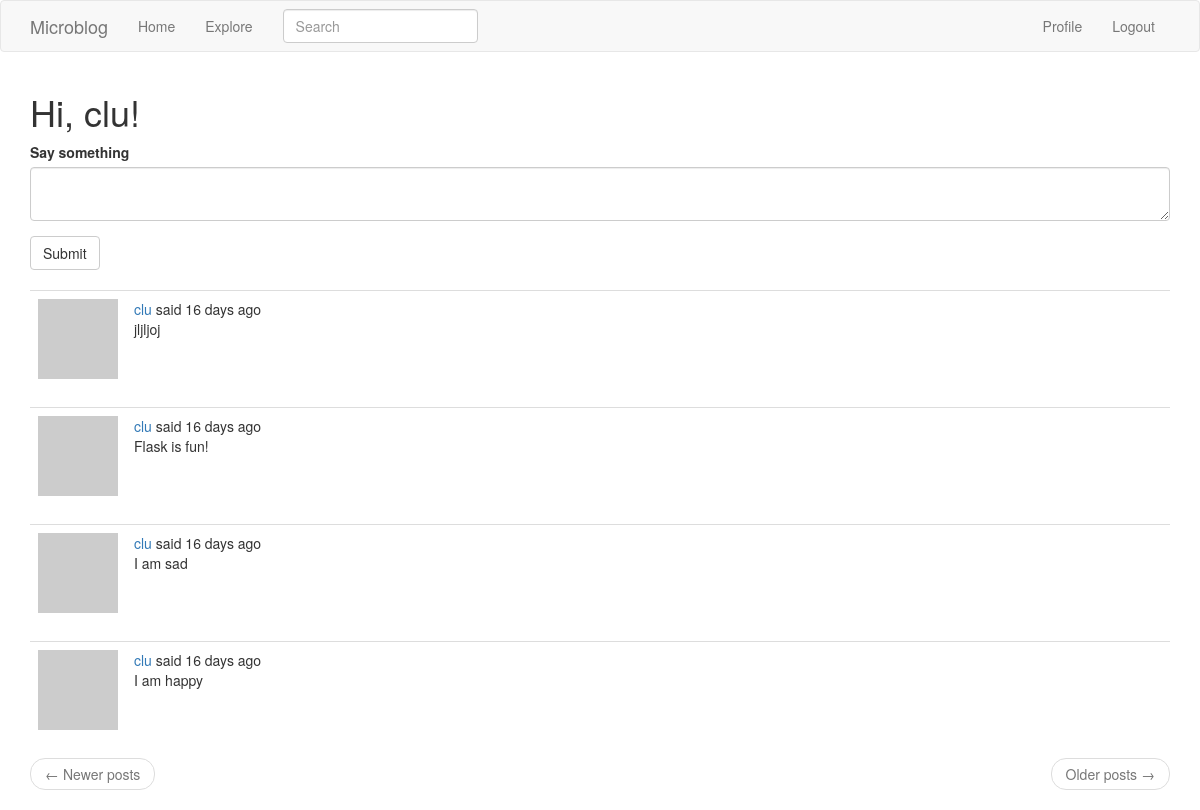
The page /index (signed in) on the database as committed earlier.
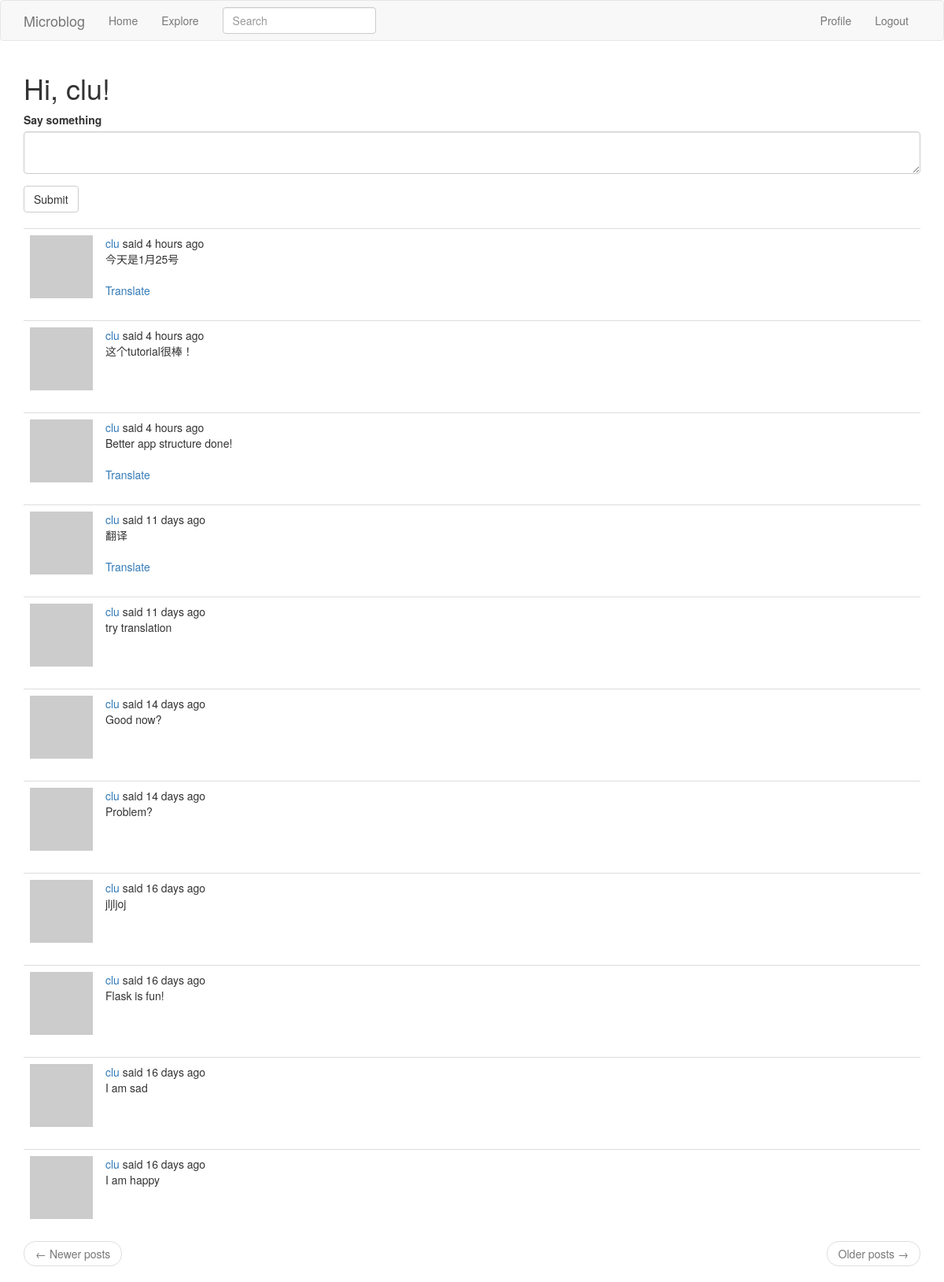
The same page on the database as committed later.
### blogApp/models.py (models this page shows, shortened)
class SearchableMixin(object):
  '''
  The method is to see what objects are going to be added, modified, deleted, available as session.new, session.dirty, session.deleted.
  These objects are not going to be available anymore after the session is committed, so I need to save them before the commit takes place.
  I'm using a session._changes dictionary to write these objects in a place that is going to survive the session commit, because as soon as the session is committed I will be using them to update the Elasticsearch index.
 '''
  @classmethod
  def before_commit(cls, session):
    session._changes = {
      'add': list(session.new),
      'update': list(session.dirty),
      'delete':list(session.deleted)
    }
  @classmethod
  def after_commit(cls, session):
    for obj in session._changes['add']:
      if isinstance(obj, SearchableMixin):
        add_to_index(obj.__tablename__, obj)
    for obj in session._changes['update']:
      if isinstance(obj, SearchableMixin):
        add_to_index(obj.__tablename__, obj)
    for obj in session._changes['delete']:
      if isinstance(obj, SearchableMixin):
        remove_from_index(obj.__tablename__, obj)
    session._changes = None
  '''
  The method is to refresh an index with all the data from the relational side.
  '''

class Post(SearchableMixin, db.Model):
    __searchable__ = ['body']
    id = db.Column(db.Integer, primary_key=True)
    body = db.Column(db.String(140))
    timestamp = db.Column(db.DateTime, index=True, default=datetime.utcnow) # timestamp index post so can retrieve them in  chronological order.
    user_id = db.Column(db.Integer, db.ForeignKey('user.id'))
    language = db.Column(db.String(5))

### blogApp/main/routes.py (the view, shortened to what this page needs)
@bp.route('/',  methods=['GET', 'POST'])
@bp.route('/index',  methods=['GET', 'POST'])
@login_required
def index():
    form = PostForm()
    page = request.args.get('page', 1, type=int)
    posts = current_user.followed_posts().paginate(
        page, current_app.config['POSTS_PER_PAGE'], False)
    next_url = url_for('main.index', page=posts.next_num) \
        if posts.has_next else None
    prev_url = url_for('main.index', page=posts.prev_num) \
        if posts.has_prev else None
    return render_template('index.html', title='Home', form=form,
                           posts=posts.items, next_url=next_url,
                           prev_url=prev_url)

### blogApp/main/forms.py
class SearchForm(FlaskForm):
  q = StringField(_l('Search'), validators = [DataRequired()])
  def __init__(self, *args, **kwargs):
    if 'formdata' not in kwargs:
      kwargs['formdata'] = request.args
    if 'csrf_enabled' not in kwargs:
      kwargs['csrf_enabled'] = False #For clickable search links to work, CSRF needs to be disabled
    super(SearchForm, self).__init__(*args, **kwargs)

class PostForm(FlaskForm):
    post = TextAreaField(_l('Say something'), validators=[DataRequired(), Length(min=1, max=140)])
    submit = SubmitField(_l('Submit'))

### blogApp/main/routes.py (called while the page is built)
@bp.before_app_request
def before_request():
  if current_user.is_authenticated:
    current_user.last_seen = datetime.utcnow()
    db.session.commit()
    g.search_form = SearchForm()
  g.locale = str(get_locale())

### blogApp/models.py (called while the page is built)
@login.user_loader
def load_user(id):
    return User.query.get(int(id))

  def avatar(self, size):
    digest = md5(self.email.lower().encode('utf-8')).hexdigest()
    return 'https://www.gravatar.com/avatar/{}?d=identicon&s={}'.format(digest, size)

### blogApp/templates/index.html
{% extends "base.html" %}
{% import 'bootstrap/wtf.html' as wtf %}
{% block app_content %}
    <h1>{{ _('Hi, %(username)s!', username=current_user.username) }}</h1>
    {% if form %}
    {{wtf.quick_form(form)}}
     <br>
    {% endif %}
    {% for post in posts %}
        {% include '_post.html' %}
    {% endfor %}
     <nav aria-label="...">
        <ul class="pager">
            <li class="previous{% if not prev_url %} disabled{% endif %}">
                <a href="{{ prev_url or '#' }}">
                    <span aria-hidden="true">&larr;</span> {{ _('Newer posts')}}
                </a>
            </li>
            <li class="next{% if not next_url %} disabled{% endif %}">
                <a href="{{ next_url or '#' }}">
                    {{ _('Older posts')}} <span aria-hidden="true">&rarr;</span>
                </a>
            </li>
        </ul>
    </nav>
{% endblock %}

### blogApp/templates/_post.html (shortened to what this page needs)
    <table class="table table-hover">
        <tr>
            <td width="70px">
                <a href="{{ url_for('main.user', username=post.author.username) }}">
                    <img src="{{ post.author.avatar(70) }}" />
                </a>
            </td>
            <td>
                {{ _('%(username)s said %(when)s',
                    username=user_link, when=moment(post.timestamp).fromNow()) }}
                <br>
                <span id="post{{ post.id }}">{{ post.body }}</span>
                {% if post.language and post.language != g.locale %}
                <br><br>
                <span id="translation{{ post.id }}">
                    <a href="javascript:translate(
                                '#post{{ post.id }}',
                                '#translation{{ post.id }}',
                                '{{ post.language }}',
                                '{{ g.locale }}');">{{ _('Translate') }}</a>
                </span>
                {% endif %}
            </td>
        </tr>
    </table>

Rows that differ between the two databases and show on the page:
added Post: body "今天是1月25号"
added Post: body "这个tutorial很棒！"
added Post: body "Better app structure done!"
added Post: body "翻译"
added Post: body "try translation"
added Post: body "Good now?"
added Post: body "Problem?"
